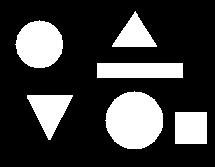
#> input picture cw13/shapes.jpg, 215 x 167 px
$ python zad1.py
#> lines starting #> are read from the running program, lines starting #| are printed output that depends on the picture; after the words box and inside, x2 and y2 are one past the last pixel; in counts of white or black regions, pixels touching at a corner belong together
import cv2
import numpy as np

# Wczytaj obraz binarny (upewnij się, że jest w tej samej lokalizacji lub podaj ścieżkę)
image = cv2.imread("shapes.jpg", cv2.IMREAD_GRAYSCALE)
#> image is the input picture: shape (167, 215); min 0, max 255, mean 61.4

# Konwertuj obraz na binarny, jeśli jeszcze nie jest
_, binary = cv2.threshold(image, 127, 255, cv2.THRESH_BINARY)
#> binary: shape (167, 215); 24% white; 6 white regions, box (x1, y1, x2, y2) and area: (105, 91, 163, 149) 2607, (15, 20, 63, 68) 1763, (97, 63, 183, 78) 1290, (27, 95, 73, 140) 1114, (175, 112, 207, 144) 1024, (112, 11, 157, 47) 837

# Definicja różnych elementów strukturalnych
kernel_square = cv2.getStructuringElement(cv2.MORPH_RECT, (5, 5))
kernel_ellipse = cv2.getStructuringElement(cv2.MORPH_ELLIPSE, (5, 5))

# Erozja - kwadratowy kernel
eroded_square = cv2.erode(binary, kernel_square, iterations=3)
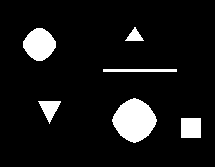
#> eroded_square: shape (167, 215); 8.9% white; 6 white regions, box (x1, y1, x2, y2) and area: (112, 98, 157, 143) 1381, (23, 28, 56, 61) 785, (181, 118, 201, 138) 400, (38, 101, 61, 124) 270, (103, 69, 177, 72) 222, (125, 27, 144, 41) 139

# Erozja - eliptyczny kernel
eroded_ellipse = cv2.erode(binary, kernel_ellipse, iterations=3)
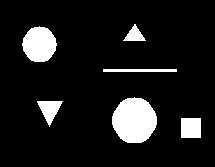
#> eroded_ellipse: shape (167, 215); 10.4% white; 6 white regions, box (x1, y1, x2, y2) and area: (112, 97, 157, 143) 1598, (22, 26, 57, 62) 950, (181, 118, 201, 138) 400, (37, 101, 63, 127) 345, (103, 69, 177, 72) 222, (123, 24, 146, 41) 203

# Wyświetl (jeśli chcesz)
cv2.imshow("Oryginalny", binary)
cv2.imshow("Erozja - kwadrat", eroded_square)
cv2.imshow("Erozja - elipsa", eroded_ellipse)
cv2.waitKey(0)
cv2.destroyAllWindows()

# Figury się zmniejszają, w przypadku kwadratowego kernela stają się bardziej kanciaste

$ run again, with cw13/lines.jpg copied over cw13/shapes.jpg
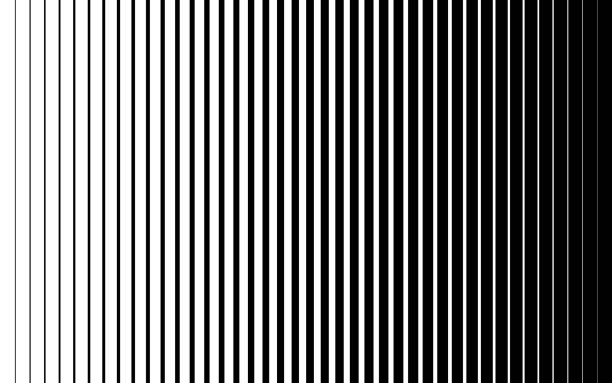
#> input picture cw13/lines.jpg, 612 x 383 px
#> image is the input picture: shape (383, 612); min 0, max 255, mean 123
#> `_, binary = cv2.threshold(image, 127, 255, cv2.THRESH_BINARY)`:
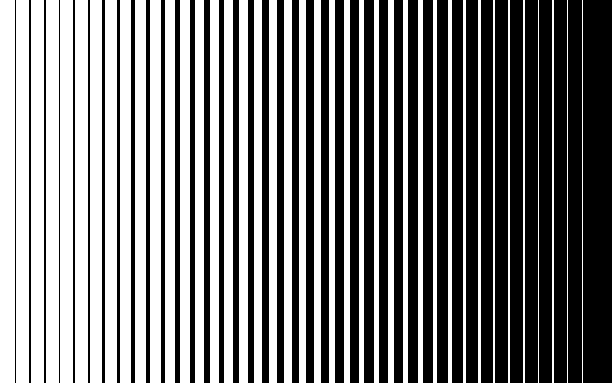
#> binary: shape (383, 612); 48% white; 40 white regions, largest, box (x1, y1, x2, y2) and area: (0, 0, 15, 383) 5745, (16, 0, 29, 383) 4979, (31, 0, 44, 383) 4979
#> `eroded_square = cv2.erode(binary, kernel_square, iterations=3)`:
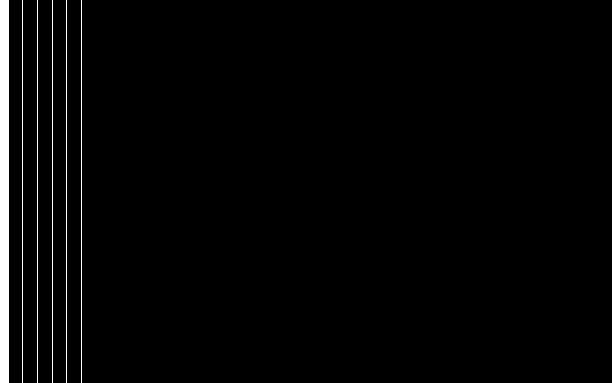
#> eroded_square: shape (383, 612); 2.3% white; 6 white regions, box (x1, y1, x2, y2) and area: (0, 0, 9, 383) 3447, (22, 0, 23, 383) 383, (37, 0, 38, 383) 383, (52, 0, 53, 383) 383, (66, 0, 67, 383) 383, (81, 0, 82, 383) 383
